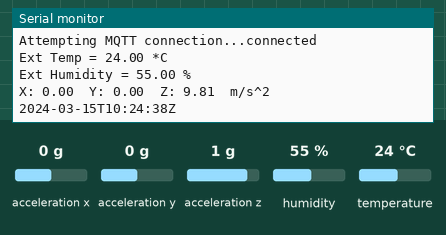
Simulated run of this sketch. Board: ESP32. Shown: the last lines printed to the serial monitor. The inputs (shaded band) are chosen by the test bench; at power-on: acceleration x 0 g, humidity 55 %, acceleration y 0 g, temperature 24 °C, acceleration z 1 g. WiFi joins after 1.5 s; servers stay silent unless stated; network time is answered at once with the bench clock; the local clock reads 2024-03-15 10:24:30 at power-on unless the sketch sets it; no MQTT or app messages arrive unless stated.

Above: at 9.7 s.
9.8 s: acceleration x set to -1.4 g
At 14.3 s:
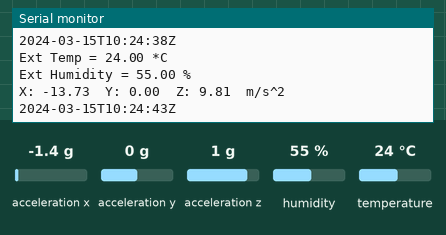
14.8 s: humidity set to 22 %
At 19.1 s:
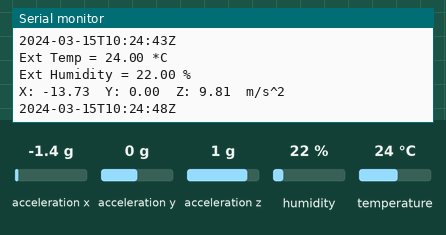
19.8 s: acceleration y set to -1.4 g
At 24.5 s:
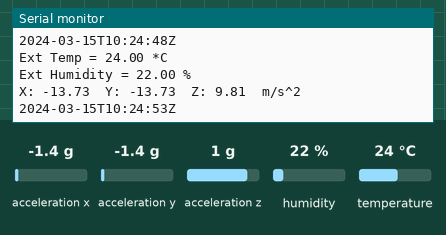
24.8 s: temperature set to 12 °C
At 29.5 s:
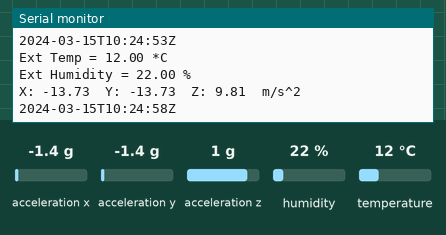
29.8 s: acceleration z set to -1.4 g
At 34.6 s:
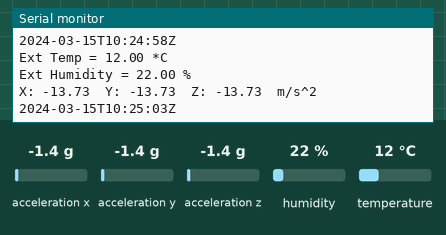
34.8 s: humidity set to 40 %
At 39.8 s:
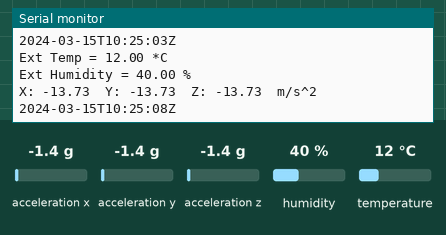
Timing chart, 0 to 40.8 s (numbered marks = the images above; inputs shaded):
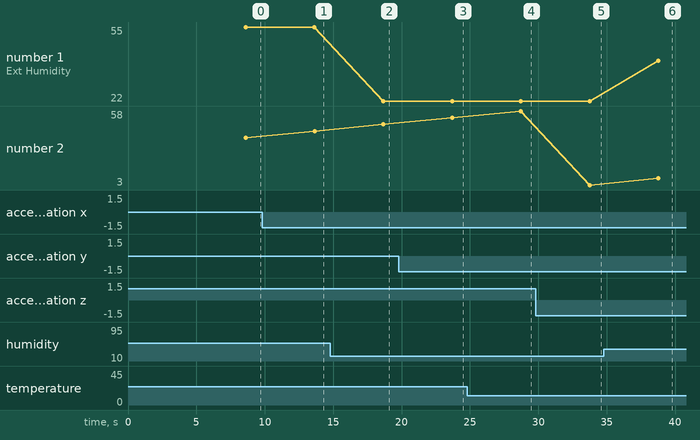

Measured:
- after the input at 9.8 s, the serial monitor: prints a new line after 3.8 s (image 1)
- after the input at 14.8 s, the serial monitor: prints a new line after 3.9 s (image 2)
- after the input at 19.8 s, the serial monitor: prints a new line after 3.9 s (image 3)
- after the input at 24.8 s, the serial monitor: prints a new line after 3.9 s (image 4)
- after the input at 29.8 s, the serial monitor: prints a new line after 4.0 s (image 5)
- after the input at 34.8 s, the serial monitor: prints a new line after 4.0 s (image 6)
- plotted number 1: 55 → 22 after the input at 14.8 s, 22 → 40 after the input at 34.8 s

The sketch:

main.ino
```cpp
#include <DHT.h>
#include <Adafruit_Sensor.h>
#include <WiFi.h> //#include <ESP8266WiFi.h>
#include <Wire.h>
#include <Adafruit_Sensor.h>    // Adafruit  sensor library
#include <Adafruit_ADXL345_U.h> // ADXL345 library
#include <String.h>
#include <NTPClient.h>
#include <WiFiUdp.h>

const char *ssid = "MSR-Rout";
const char *password = "msujithr2020";

//-------------------------MQTT Setup Start----------------------------------
#include <PubSubClient.h>
const char *mqttServer = "192.168.1.3";
const int mqttPort = 1883;
const char *mqttUser = "mqtt2020";
const char *mqttPassword = "mqtt2020";
const char *mqttClientName = "esp32";

WiFiClient esp32_msr;
PubSubClient client(esp32_msr);

#define mqttTopic "esp32/topic"
//---------------------------MQTT Setup End-------------------------------------

#define DHTPIN 33
#define DHTTYPE DHT11

DHT dht(DHTPIN, DHTTYPE);

Adafruit_ADXL345_Unified accel = Adafruit_ADXL345_Unified(); // ADXL345 Object

WiFiUDP ntpUDP;
NTPClient timeClient(ntpUDP);

float temperature, humidity, accX, accY, accZ;

String mqttData;

String formattedDate;
String dayStamp;
String timeStamp;

//---------------------------------------------------------------------------------
void setup()
{
  Serial.begin(115200);
  Serial.println();

  connectWifi(); //connect to wifi

  client.setServer(mqttServer, mqttPort);

  if (!accel.begin()) // if ASXL345 sensor not found
  {
    Serial.println("ADXL345 not detected");
    while (1);
  }

  dht.begin();
  delay(5000);

  // Initialize a NTPClient to get time
  timeClient.begin();
  // Set offset time in seconds to adjust for your timezone, for example:
  // GMT +1 = 3600
  // GMT +8 = 28800
  // GMT -1 = -3600
  // GMT 0 = 0
  timeClient.setTimeOffset(19800); // GMT +5:30
}

void loop()
{
  while (!timeClient.update())
  {
    timeClient.forceUpdate();
  }

  if (!client.connected())
  {
    reconnect();
  }
  getValues();

  client.publish(mqttTopic, String(mqttData).c_str(), true);
  delay(5000);
}

void getValues()
{

  temperature = dht.readTemperature();
  humidity = dht.readHumidity();

  sensors_event_t event;
  accel.getEvent(&event);

  accX = event.acceleration.x;
  accY = event.acceleration.y;
  accZ = event.acceleration.z;

  Serial.print("Ext Temp = ");
  Serial.print(temperature);
  Serial.println(" *C");

  Serial.print("Ext Humidity = ");
  Serial.print(humidity);
  Serial.println(" %");

  Serial.println();

  Serial.print("X: ");
  Serial.print(accX);
  Serial.print("  ");
  Serial.print("Y: ");
  Serial.print(accY);
  Serial.print("  ");
  Serial.print("Z: ");
  Serial.print(accZ);
  Serial.print("  ");
  Serial.println("m/s^2 ");

  Serial.println();

  formattedDate = String(timeClient.getFormattedDate());
  Serial.println(formattedDate);
  //format in which date and time is returned 2018-04-30T16:00:13Z
  int splitT = formattedDate.indexOf("T");
  dayStamp = formattedDate.substring(0, splitT);
  timeStamp = formattedDate.substring(splitT + 1, formattedDate.length() - 1);

  String ts = dayStamp+ " " +timeStamp;

  mqttData = "{\"timestamp\":\"" +ts+ + "\",\"temperature\":" +String(temperature)+ ",\"humidity\":" +String(humidity)+ ",\"x\":" +String(accX)+ ",\"y\":" +String(accY)+ ",\"z\":" +String(accZ)+ "}";
}

void reconnect()
{
  // Loop until we're reconnected

  int counter = 0;
  while (!client.connected())
  {
    if (counter == 5)
    {
      ESP.restart();
    }
    counter += 1;
    Serial.print("Attempting MQTT connection...");
    // Attempt to connect

    if (client.connect(mqttClientName, mqttUser, mqttPassword))
    {
      Serial.println("connected");
    }
    else
    {
      Serial.print("failed, rc=");
      Serial.print(client.state());
      Serial.println(" try again in 5 seconds");
      // Wait 5 seconds before retrying
      delay(5000);
    }
  }
}

//------------------------wifi connect function----------------------------
void connectWifi()
{
  Serial.print("Connecting to ");
  Serial.println(ssid);
  WiFi.mode(WIFI_STA);
  WiFi.disconnect();
  delay(2000);

  WiFi.begin(ssid, password);

  //wait untill wifi is connected

  while (WiFi.status() != WL_CONNECTED)
  {
    delay(500);
    Serial.print(".");
  }
  // wifi is connected

  Serial.println("");
  Serial.println("WiFi connected");
  Serial.println("IP address: ");
  Serial.println(WiFi.localIP());
}
//-------------------------------------------------------------------------
```
